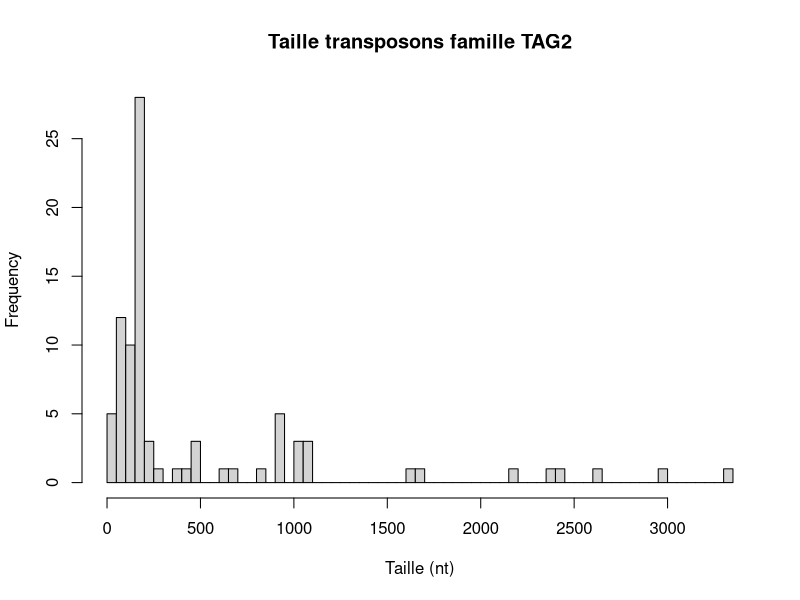
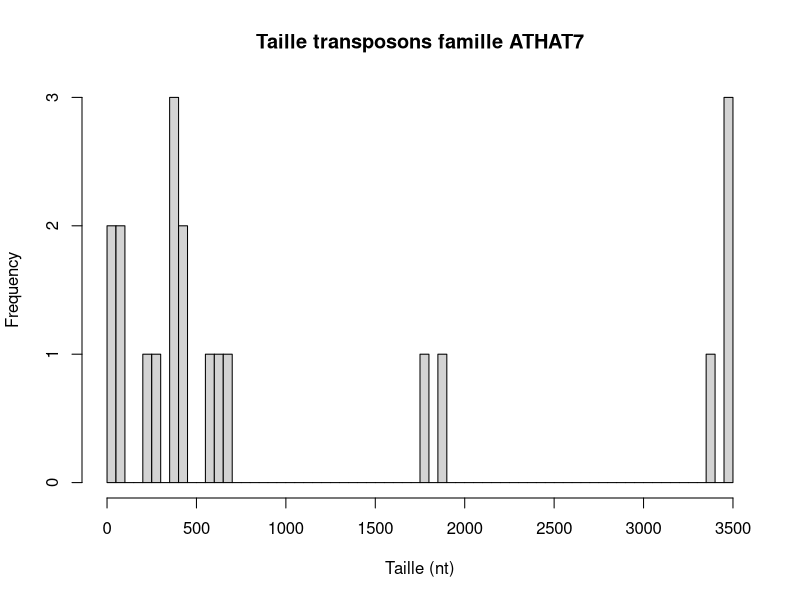
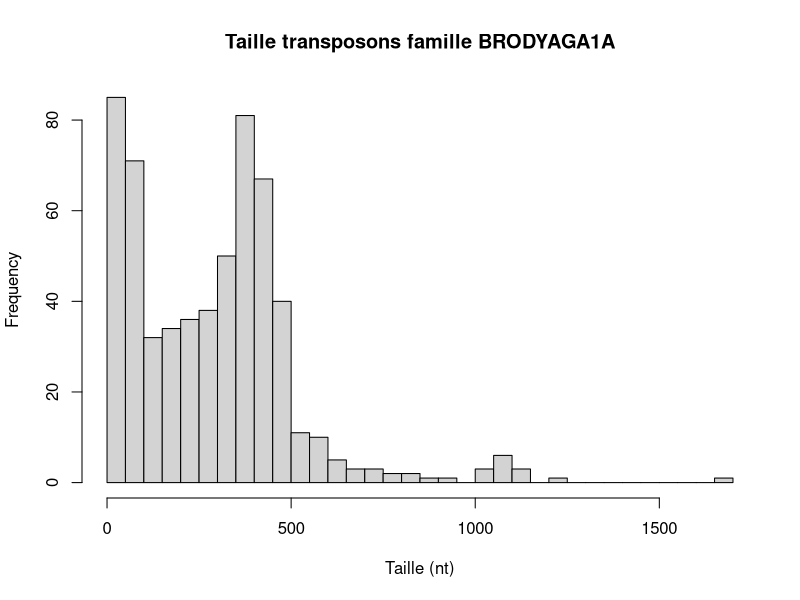
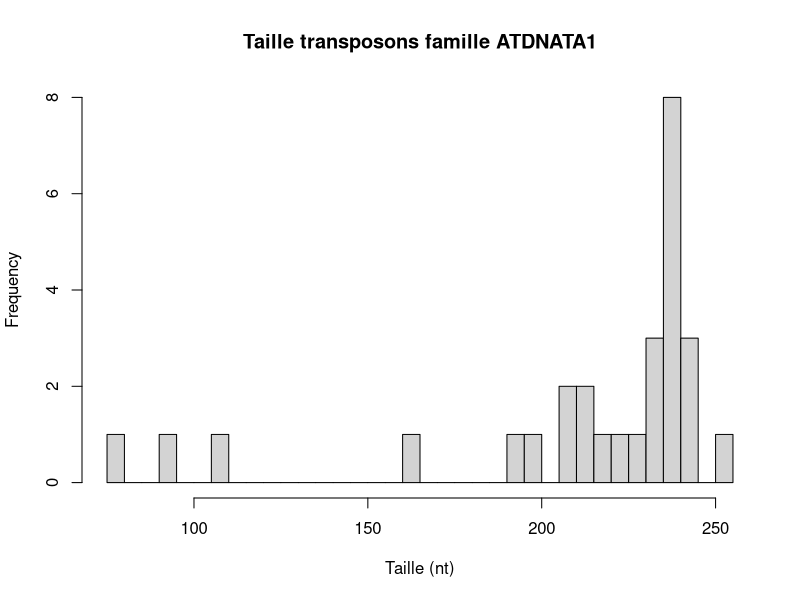
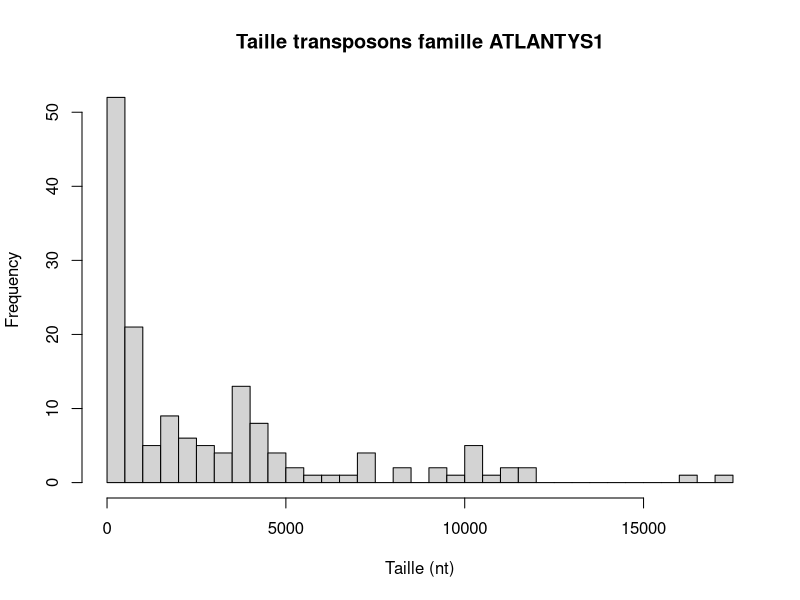
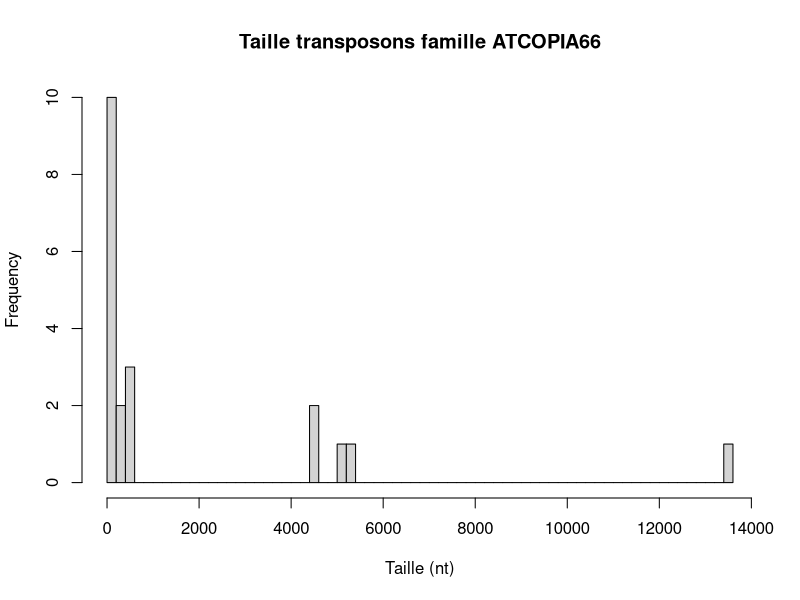
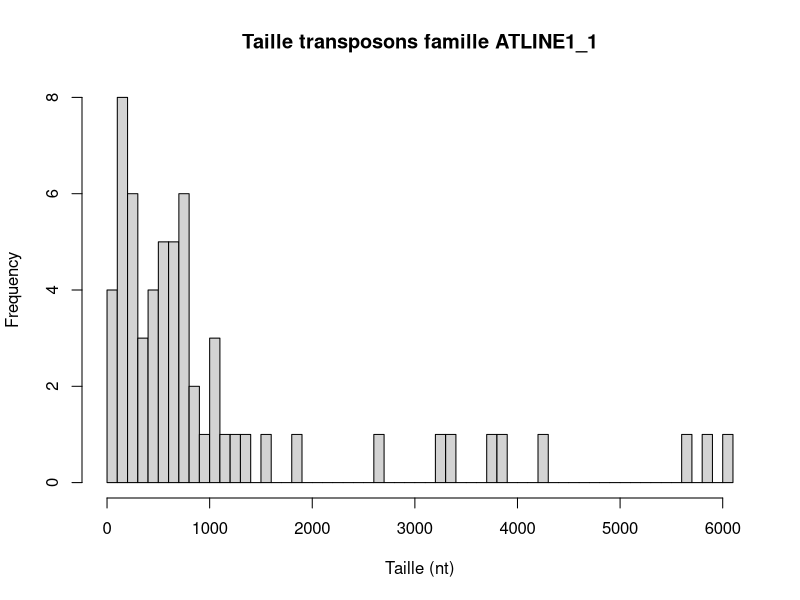

These figures' R source, in order:
# =======================================================================================
# 1: Set up et fonction pour histogramme/statistiques
tair10 <- read.table('etls_tair.txt', sep = '\t', header = TRUE,
                        stringsAsFactors = FALSE)

#pour regler erreur de typage:
tair10$Transposon_min_Start <- as.numeric(tair10$Transposon_min_Start)
tair10$Transposon_max_End   <- as.numeric(tair10$Transposon_max_End)

histtrnspsn <- function(famll) {
  idx <- tair10$Transposon_Family == famll
  t   <- tair10$Transposon_max_End[idx] - tair10$Transposon_min_Start[idx] + 1
  hist(t, xlab = "Taille (nt)", main = paste('Taille transposons famille', famll), nclass = 50)
  print(paste('Nombre de copies ',famll,": ",length(t)))
  print(summary(t))
}

# =======================================================================================
# 2: ADN - TAG2, ATHAT7

histtrnspsn('TAG2')
histtrnspsn('ATHAT7')

# autres familles observees: 

# BRODYAGA1A 
histtrnspsn('BRODYAGA1A')
# ATDNATA1 
histtrnspsn('ATDNATA1')


# =======================================================================================
# 3: LTR - ATLANTYS1

histtrnspsn('ATLANTYS1')

# autres familles observees: 

# ATCOPIA66 (20)
histtrnspsn('ATCOPIA66')

# =======================================================================================
# 4: LINE
# ATLINE1_1
histtrnspsn('ATLINE1_1')
